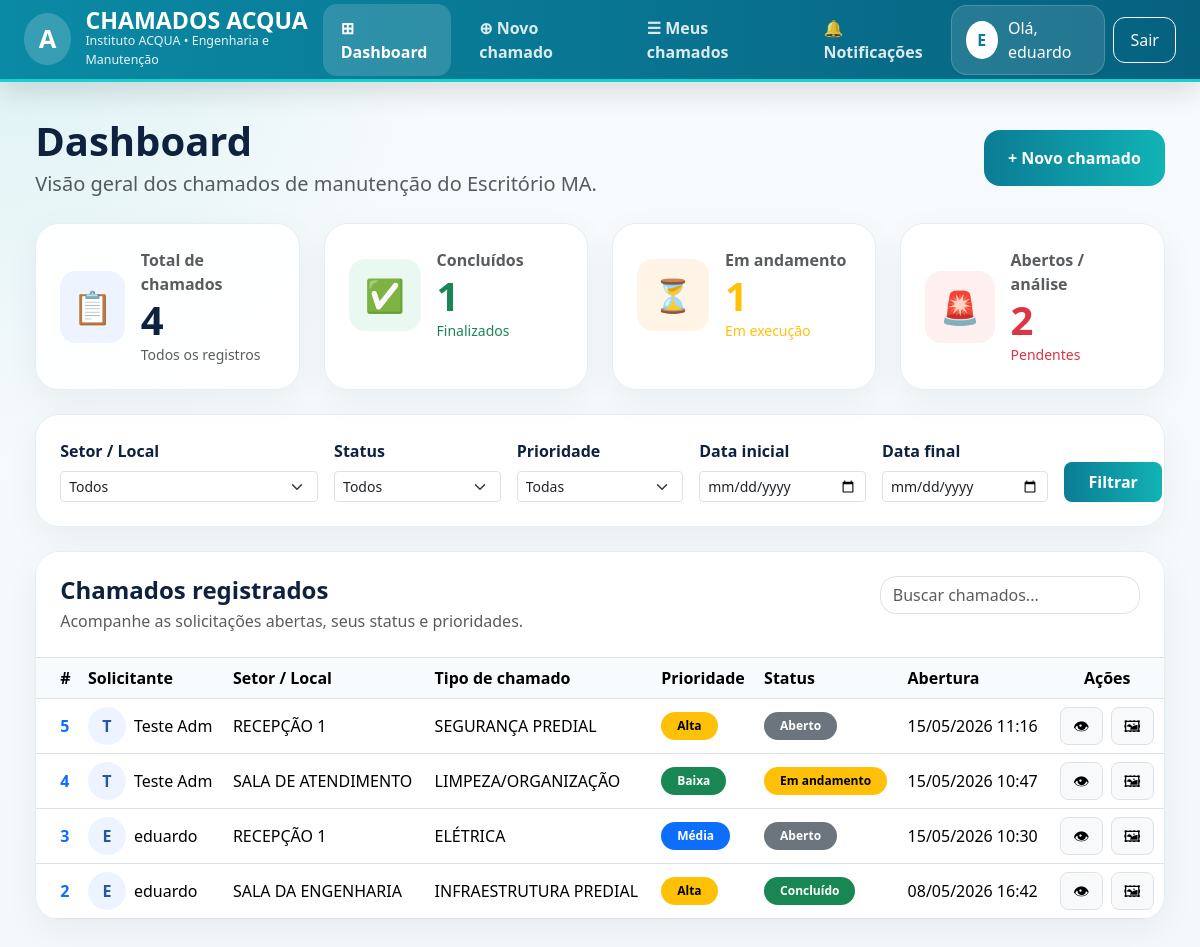
The app's page / (signed in), older data.
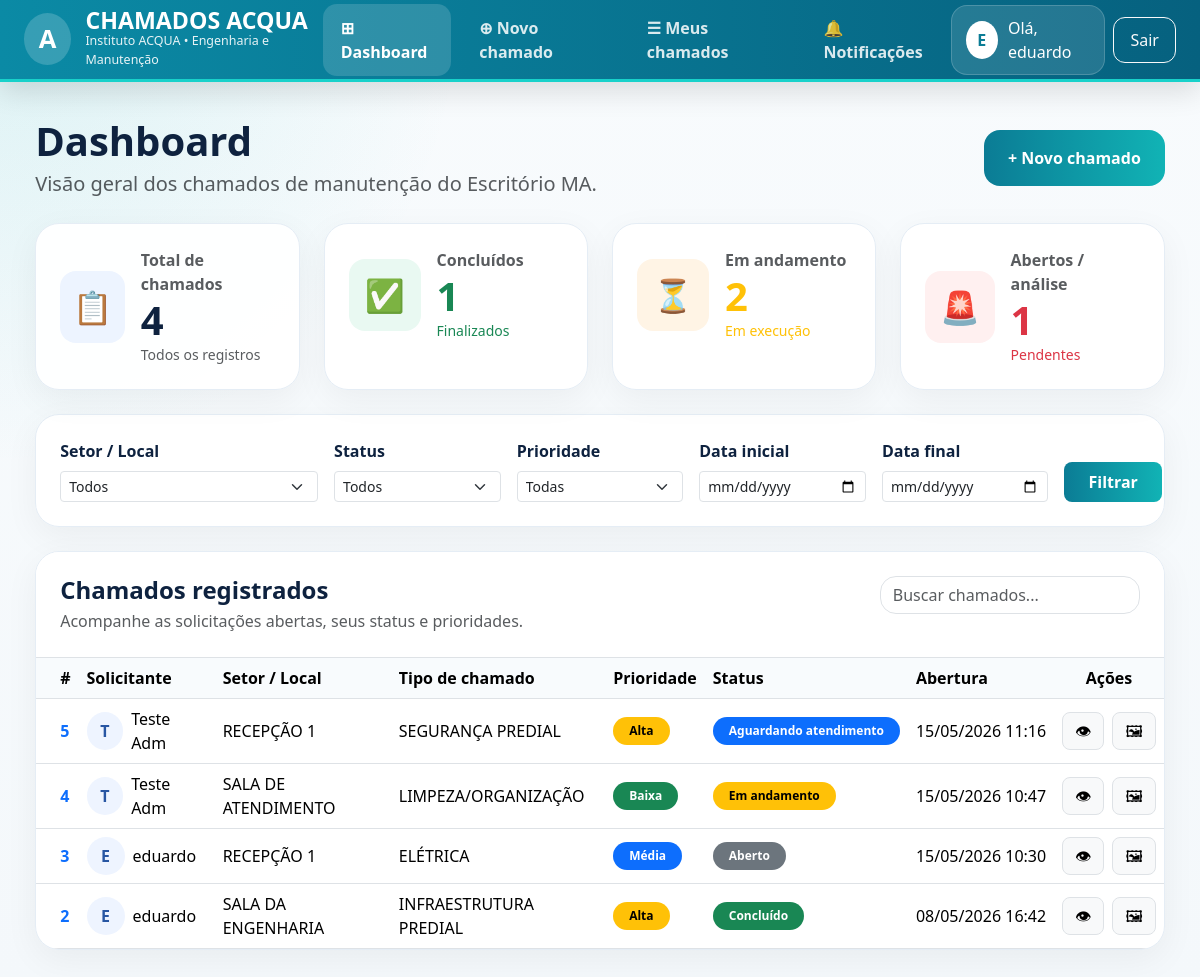
The same page, newer data.
### chamados/models.py (models this page shows, shortened)
class Chamado(models.Model):
    STATUS = [
        ("ABERTO", "Aberto"),
        ("ANALISE", "Em análise"),
        ("ANDAMENTO", "Em andamento"),
        ("AGUARDANDO", "Aguardando atendimento"),
        ("CONCLUIDO", "Concluído"),
        ("CANCELADO", "Cancelado"),
    ]
    PRIORIDADE = [
        ("BAIXA", "Baixa"),
        ("MEDIA", "Média"),
        ("ALTA", "Alta"),
        ("URGENTE", "Urgente"),
    ]
    SETOR_LOCAL = [
        ("RECEPCAO_1", "RECEPÇÃO 1"),
        ("RECEPCAO_2", "RECEPÇÃO 2"),
        ("SALA_ATENDIMENTO", "SALA DE ATENDIMENTO"),
        ("BANHEIRO_RECEPCAO", "BANHEIRO DA RECEPÇÃO"),
        ("DIRECAO_EXECUTIVA", "SALA DA DIREÇÃO EXECUTIVA"),
        ("DIRECAO_ADJUNTA_GERENCIA", "SALA DA DIREÇÃO ADJUNTA/GERÊNCIA"),
        ("SUPERVISAO_TECNICA", "SALA DA SUPERVISÃO TÉCNICA"),
        ("COMUNICACAO", "SALA DA COMUNICAÇÃO"),
        ("CONTROLADORIA", "SALA DA CONTROLADORIA"),
        ("ORCAMENTO_FARMACIA", "SALA DO ORÇAMENTO/FARMÁCIA"),
        ("PRESTACAO_CONTAS", "SALA DA PRESTAÇÃO DE CONTAS"),
        ("SALA_REUNIAO", "SALA DE REUNIÃO"),
        ("JURIDICO", "SALA DO JURÍDICO"),
        ("CONFERENCIA", "SALA DE CONFERÊNCIA"),
        ("ENGENHARIA", "SALA DA ENGENHARIA"),
        ("FINANCEIRO", "SALA DO FINANCEIRO"),
        ("QUALIDADE", "SALA DA QUALIDADE"),
        ("RH", "SALA DO RH"),
        ("AREA_VIVENCIA", "ÁREA DE VIVÊNCIA"),
        ("AREA_CONDENSADORAS", "ÁREA DAS CONDENSADORAS"),
        ("DML", "SALA DO DML"),
        ("COPA", "COPA"),
        ("BANHEIRO_FEMININO", "BANHEIRO FEMININO"),
        ("BANHEIRO_MASCULINO", "BANHEIRO MASCULINO"),
    ]
    TIPO_CHAMADO = [
        ("INFRAESTRUTURA", "INFRAESTRUTURA PREDIAL"),
        ("CLIMATIZACAO", "CLIMATIZAÇÃO"),
        ("ELETRICA", "ELÉTRICA"),
        ("HIDRAULICA", "HIDRÁULICA"),
        ("MOBILIARIO", "MOBILIÁRIO"),
        ("EQUIPAMENTO_PATRIMONIO", "EQUIPAMENTO/PATRIMÔNIO"),
        ("LIMPEZA_ORGANIZACAO", "LIMPEZA/ORGANIZAÇÃO"),
        ("SEGURANCA_PREDIAL", "SEGURANÇA PREDIAL"),
        ("OUTROS_ENGENHARIA", "OUTROS SERVIÇOS DE ENGENHARIA"),
    ]
    aberto_por = models.ForeignKey(
        settings.AUTH_USER_MODEL,
        on_delete=models.CASCADE,
        related_name="chamados_abertos",
        blank=True,
        null=True,
    )
    nome_solicitante = models.CharField(
        max_length=200,
        blank=True,
        default="",
        verbose_name="Nome do solicitante",
    )
    setor_local = models.CharField(
        max_length=80,
        choices=SETOR_LOCAL,
        verbose_name="Setor / Local da solicitação",
    )
    tipo_chamado = models.CharField(
        max_length=80,
        choices=TIPO_CHAMADO,
        verbose_name="Tipo de chamado",
    )
    descricao = models.TextField(verbose_name="Descrição do problema")
    prioridade = models.CharField(
        max_length=20,
        choices=PRIORIDADE,
        verbose_name="Prioridade",
    )
    status = models.CharField(
        max_length=20,
        choices=STATUS,
        default="ABERTO",
        verbose_name="Status",
    )
    andamento = models.TextField(blank=True, default="")
    conclusao = models.TextField(blank=True, default="")
    data_conclusao = models.DateTimeField(blank=True, null=True)
    atualizado_em = models.DateTimeField(auto_now=True)
    imagem = models.ImageField(
        upload_to="chamados/",
        blank=True,
        null=True,
        verbose_name="Imagem do problema",
    )
    data_abertura = models.DateTimeField(auto_now_add=True)

### chamados/views.py (the view)
# urls.py: path("", views.dashboard, name="dashboard"),
@user_passes_test(lambda u: u.is_active and u.is_staff)
def dashboard(request: HttpRequest) -> HttpResponse:
    filtro_form = DashboardFiltroForm(request.GET or None)
    base = Chamado.objects.all().select_related("aberto_por")
    qs = _filtrar_chamados_dashboard(base, filtro_form)
    chamados = qs.order_by("-data_abertura")
    total = qs.count()
    contagem_status = {
        row["status"]: row["c"]
        for row in qs.values("status").annotate(c=Count("id"))
    }
    def cnt(st: str) -> int:
        return int(contagem_status.get(st, 0))
    prioridade_rows = list(
        qs.values("prioridade").annotate(c=Count("id")).order_by("prioridade")
    )
    recentes = list(chamados[:12])
    context = {
        "chamados": chamados,
        "filtro_form": filtro_form,
        "kpi_total": total,
        "kpi_aberto": cnt("ABERTO") + cnt("ANALISE"),
        "kpi_andamento": cnt("ANDAMENTO") + cnt("AGUARDANDO"),
        "kpi_concluido": cnt("CONCLUIDO"),
        "kpi_cancelado": cnt("CANCELADO"),
        "prioridade_rows": prioridade_rows,
        "recentes": recentes,
    }
    return render(request, "chamados/dashboard.html", context)

### chamados/forms.py
class DashboardFiltroForm(forms.Form):
    setor_local = forms.ChoiceField(
        label="Setor / Local",
        required=False,
        choices=[("", "Todos")] + list(Chamado.SETOR_LOCAL),
        widget=forms.Select(attrs={"class": "form-select form-select-sm"}),
    )
    status = forms.ChoiceField(
        label="Status",
        required=False,
        choices=[("", "Todos")] + list(Chamado.STATUS),
        widget=forms.Select(attrs={"class": "form-select form-select-sm"}),
    )
    prioridade = forms.ChoiceField(
        label="Prioridade",
        required=False,
        choices=[("", "Todas")] + list(Chamado.PRIORIDADE),
        widget=forms.Select(attrs={"class": "form-select form-select-sm"}),
    )
    data_inicio = forms.DateField(
        label="Data inicial",
        required=False,
        widget=forms.DateInput(attrs={"class": "form-control form-control-sm", "type": "date"}),
    )
    data_fim = forms.DateField(
        label="Data final",
        required=False,
        widget=forms.DateInput(attrs={"class": "form-control form-control-sm", "type": "date"}),
    )

### chamados/templates/chamados/dashboard.html (shortened to what the changed rows need)
{% extends 'chamados/base.html' %}
{% block content %}
<div class="d-flex flex-wrap justify-content-between align-items-center gap-3 mb-4">
  <div>
    <h1 class="display-6 fw-bold mb-1">Dashboard</h1>
  </div>
</div>
<div class="row g-4 mb-4">
  <div class="col-md-6 col-xl-3">
    <div class="content-card p-4 h-100">
      <div class="d-flex align-items-center gap-3">
        <div>
          <div class="text-muted fw-semibold">Em andamento</div>
          <div class="display-6 fw-bold text-warning">{{ kpi_andamento }}</div>
          <div class="small text-warning">Em execução</div>
        </div>
      </div>
    </div>
  </div>
  <div class="col-md-6 col-xl-3">
    <div class="content-card p-4 h-100">
      <div class="d-flex align-items-center gap-3">
        <div>
          <div class="text-muted fw-semibold">Abertos / análise</div>
          <div class="display-6 fw-bold text-danger">{{ kpi_aberto }}</div>
          <div class="small text-danger">Pendentes</div>
        </div>
      </div>
    </div>
  </div>
</div>
<div class="content-card overflow-hidden">
  <div class="p-4 border-bottom bg-white">
    <div class="d-flex flex-wrap justify-content-between gap-3">
      <div>
        <h2 class="h4 fw-bold mb-1">Chamados registrados</h2>
      </div>
    </div>
  </div>
  <div class="table-responsive">
    <table class="table align-middle mb-0">
      <thead style="background:#f8fbfd;">
        <tr>
          <th class="ps-4">#</th>
          <th>Solicitante</th>
          <th>Setor / Local</th>
          <th>Tipo de chamado</th>
          <th>Prioridade</th>
          <th>Status</th>
          <th>Abertura</th>
          <th class="text-center">Ações</th>
        </tr>
      </thead>
      <tbody>
        {% for c in chamados %}
          <tr>
            <td class="ps-4 fw-bold text-primary">
              {{ c.id }}
            </td>
            <td>
              <div class="d-flex align-items-center gap-2">
                <div
                  class="rounded-circle d-flex align-items-center justify-content-center fw-bold"
                  style="width:38px;height:38px;background:#eef4ff;color:#2856a3;"
                >
                  {{ c.aberto_por.username|slice:":1"|upper }}
                </div>
                <div>
                  {{ c.nome_solicitante|default:c.aberto_por.username|default:"—" }}
                </div>
              </div>
            </td>
            <td>
              {{ c.get_setor_local_display }}
            </td>
            <td>
              {{ c.get_tipo_chamado_display }}
            </td>
            <td>
              <span class="badge rounded-pill px-3 py-2
                {% if c.prioridade == 'URGENTE' %}
                  text-bg-danger
                {% elif c.prioridade == 'ALTA' %}
                  text-bg-warning
                {% elif c.prioridade == 'MEDIA' %}
                  text-bg-primary
                {% else %}
                  text-bg-success
                {% endif %}
              ">
                {{ c.get_prioridade_display }}
              </span>
            </td>
            <td>
              <span class="badge rounded-pill px-3 py-2
                {% if c.status == 'ABERTO' %}
                  text-bg-secondary
                {% elif c.status == 'ANALISE' %}
                  text-bg-info
                {% elif c.status == 'ANDAMENTO' %}
                  text-bg-warning
                {% elif c.status == 'AGUARDANDO' %}
                  text-bg-primary
                {% elif c.status == 'CONCLUIDO' %}
                  text-bg-success
                {% else %}
                  text-bg-danger
                {% endif %}
              ">
                {{ c.get_status_display }}
              </span>
            </td>
            <td class="text-nowrap">
              {{ c.data_abertura|date:"d/m/Y H:i" }}
            </td>
            <td>
              <div class="d-flex justify-content-center gap-2">
                <a
                  href="{% url 'chamados:detalhe_chamado' c.id %}"
                  class="btn btn-light border rounded-3"
                  title="Ver chamado"
                >
                  👁
                </a>
                {% if c.imagem %}
                  <a
                    href="{{ c.imagem.url }}"
                    target="_blank"
                    class="btn btn-light border rounded-3"
                    title="Ver imagem"
                  >
                    🖼
                  </a>
                {% endif %}
              </div>
            </td>
          </tr>
        {% empty %}
          <tr>
            <td colspan="8" class="text-center p-5 text-muted">
              Nenhum chamado encontrado.
            </td>
          </tr>
        {% endfor %}
      </tbody>
    </table>
  </div>
</div>
{% endblock %}

Row changes from the older to the newer data that the page shows:
changed Chamado "SEGURANÇA PREDIAL": status "Aberto" → "Aguardando atendimento"
Text that changed along with them:
{{ kpi_andamento }}: "1" → "2"
{{ kpi_aberto }}: "2" → "1"
